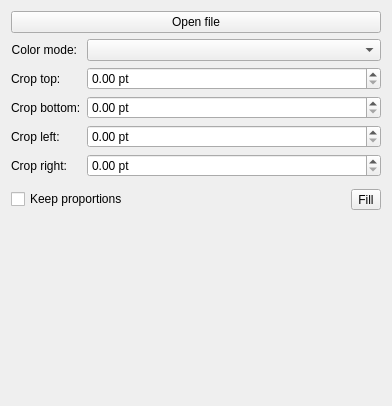
<?xml version="1.0" encoding="UTF-8"?>
<ui version="4.0">
 <class>PictureTool</class>
 <widget class="QWidget" name="PictureTool">
  <property name="geometry">
   <rect>
    <x>0</x>
    <y>0</y>
    <width>392</width>
    <height>406</height>
   </rect>
  </property>
  <property name="windowTitle">
   <string/>
  </property>
  <layout class="QVBoxLayout" name="verticalLayout" stretch="0,0,0,0,1">
   <item>
    <widget class="QPushButton" name="bnImageFile">
     <property name="text">
      <string>Open file</string>
     </property>
    </widget>
   </item>
   <item>
    <layout class="QFormLayout" name="formLayout">
     <property name="fieldGrowthPolicy">
      <enum>QFormLayout::AllNonFixedFieldsGrow</enum>
     </property>
     <item row="1" column="1">
      <widget class="QDoubleSpinBox" name="topDoubleSpinBox">
       <property name="alignment">
        <set>Qt::AlignLeading|Qt::AlignLeft|Qt::AlignVCenter</set>
       </property>
       <property name="prefix">
        <string/>
       </property>
       <property name="suffix">
        <string notr="true"> pt</string>
       </property>
       <property name="decimals">
        <number>2</number>
       </property>
       <property name="singleStep">
        <double>5.000000000000000</double>
       </property>
      </widget>
     </item>
     <item row="2" column="0">
      <widget class="QLabel" name="bottomLabel">
       <property name="text">
        <string>Crop bottom:</string>
       </property>
      </widget>
     </item>
     <item row="2" column="1">
      <widget class="QDoubleSpinBox" name="bottomDoubleSpinBox">
       <property name="suffix">
        <string notr="true"> pt</string>
       </property>
       <property name="singleStep">
        <double>5.000000000000000</double>
       </property>
      </widget>
     </item>
     <item row="3" column="0">
      <widget class="QLabel" name="leftLabel">
       <property name="text">
        <string>Crop left:</string>
       </property>
      </widget>
     </item>
     <item row="3" column="1">
      <widget class="QDoubleSpinBox" name="leftDoubleSpinBox">
       <property name="suffix">
        <string notr="true"> pt</string>
       </property>
       <property name="singleStep">
        <double>5.000000000000000</double>
       </property>
      </widget>
     </item>
     <item row="4" column="0">
      <widget class="QLabel" name="rightLabel">
       <property name="text">
        <string>Crop right:</string>
       </property>
      </widget>
     </item>
     <item row="4" column="1">
      <widget class="QDoubleSpinBox" name="rightDoubleSpinBox">
       <property name="suffix">
        <string notr="true"> pt</string>
       </property>
       <property name="singleStep">
        <double>5.000000000000000</double>
       </property>
      </widget>
     </item>
     <item row="1" column="0">
      <widget class="QLabel" name="topLabel">
       <property name="text">
        <string>Crop top:</string>
       </property>
      </widget>
     </item>
     <item row="0" column="0">
      <widget class="QLabel" name="label">
       <property name="text">
        <string>Color mode:</string>
       </property>
       <property name="alignment">
        <set>Qt::AlignRight|Qt::AlignTrailing|Qt::AlignVCenter</set>
       </property>
      </widget>
     </item>
     <item row="0" column="1">
      <widget class="QComboBox" name="cmbColorMode"/>
     </item>
    </layout>
   </item>
   <item>
    <widget class="KSeparator" name="kseparator"/>
   </item>
   <item>
    <layout class="QHBoxLayout" name="horizontalLayout" stretch="1,0">
     <item>
      <widget class="QCheckBox" name="cbAspect">
       <property name="text">
        <string>Keep proportions</string>
       </property>
      </widget>
     </item>
     <item>
      <widget class="QToolButton" name="bnFill">
       <property name="text">
        <string>Fill</string>
       </property>
      </widget>
     </item>
    </layout>
   </item>
   <item>
    <widget class="CropWidget" name="cropWidget" native="true">
     <zorder></zorder>
    </widget>
   </item>
  </layout>
 </widget>
 <customwidgets>
  <customwidget>
   <class>KSeparator</class>
   <extends>QFrame</extends>
   <header>kseparator.h</header>
  </customwidget>
  <customwidget>
   <class>CropWidget</class>
   <extends>QWidget</extends>
   <header>CropWidget.h</header>
   <container>1</container>
  </customwidget>
 </customwidgets>
 <resources/>
 <connections/>
</ui>
